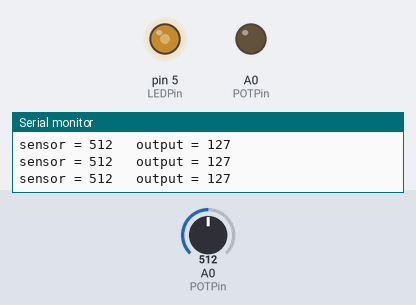
The sketch below on a simulated Arduino Uno, built with avr-gcc and run on an emulated ATmega328P. On the bench: output pins drawn as LEDs (lit = HIGH), the last lines printed to the serial monitor. Inputs (shaded band) come from the test bench; at power-on: A0 (POTPin) = 512.

Above: at 1.2 s.
1.3 s: A0 (POTPin) set to 413
At 1.9 s:
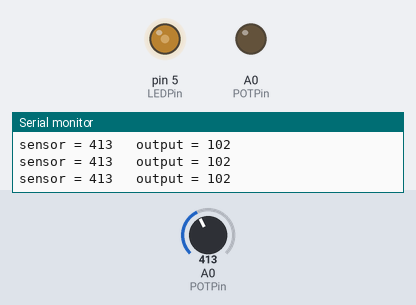
4.3 s: A0 (POTPin) set to 394
At 5.3 s:
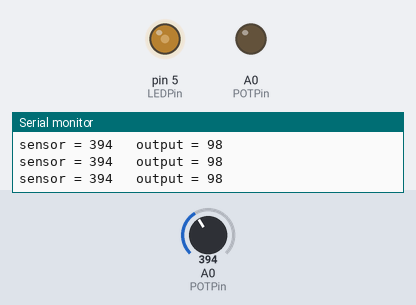
7.3 s: A0 (POTPin) set to 716
At 7.8 s:
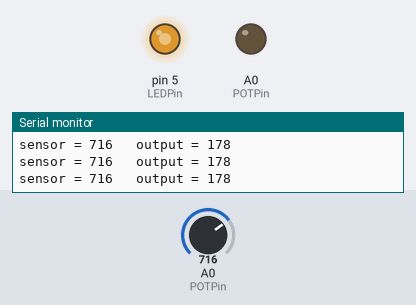
8.8 s: A0 (POTPin) set to 982
At 9.5 s:
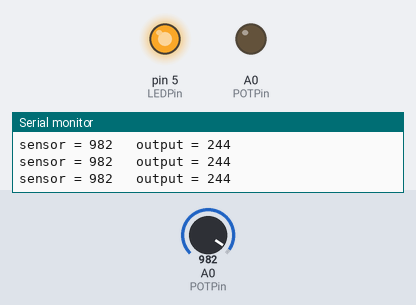
10.3 s: A0 (POTPin) set to 1014
At 11.3 s:
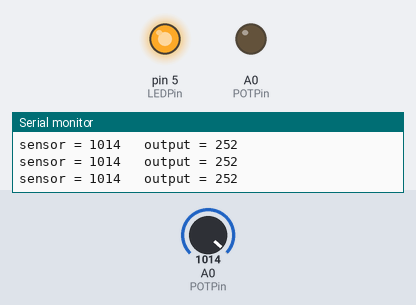
13.3 s: A0 (POTPin) set to 0
At 14.0 s:
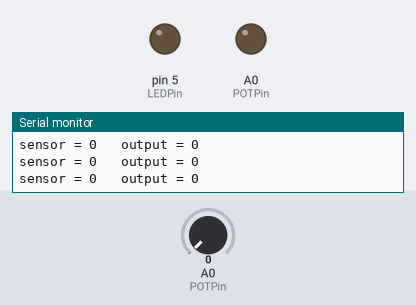
Timing chart, 0 to 15.8 s (numbered marks = the images above; inputs shaded):
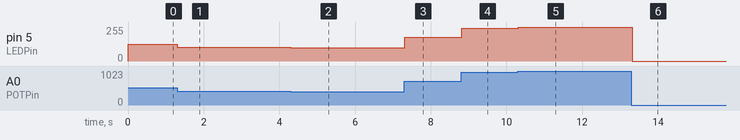

The sketch:

Tegangan_Eksternal.ino
```cpp
const int POTPin = A0;  // Kaki tengah potensiometer dihubungkan ke pin analog A0
const int LEDPin = 5; // Kaki LED positif atau anoda dihubungkan ke pin D1

int sensorValue = 0;        // Membaca nilai dari potensiometer
int outputValue = 0;        // PWM (analog out)

void setup() {
  Serial.begin(9600);
  pinMode(POTPin, OUTPUT);
  pinMode(LEDPin, OUTPUT);
}

void loop() {
  sensorValue = analogRead(POTPin); // Mendapatkan nilai dari potensiometer

  outputValue = map(sensorValue, 0, 1023, 0, 255); // Mentransformasi nilai 0-1023 menjadi 0-255

  analogWrite(LEDPin, outputValue); // Mengatur tingkat kecerahan LED antara 0-255

  // Cetak hasilnya ke serial monitor
  Serial.print("sensor = ");
  Serial.print(sensorValue);
  Serial.print("\t output = ");
  Serial.println(outputValue);

  delay(2);
}
```

Measured:
- after the input at 1.3 s, pin 5 (LEDPin): 127/255 → 102/255 at once
- after the input at 4.3 s, pin 5 (LEDPin): 102/255 → 98/255 at once
- after the input at 7.3 s, pin 5 (LEDPin): 98/255 → 178/255 at once
- after the input at 8.8 s, pin 5 (LEDPin): 178/255 → 244/255 at once
- after the input at 10.3 s, pin 5 (LEDPin): 244/255 → 252/255 at once
- after the input at 13.3 s, pin 5 (LEDPin): 252/255 → 0/255 at once
